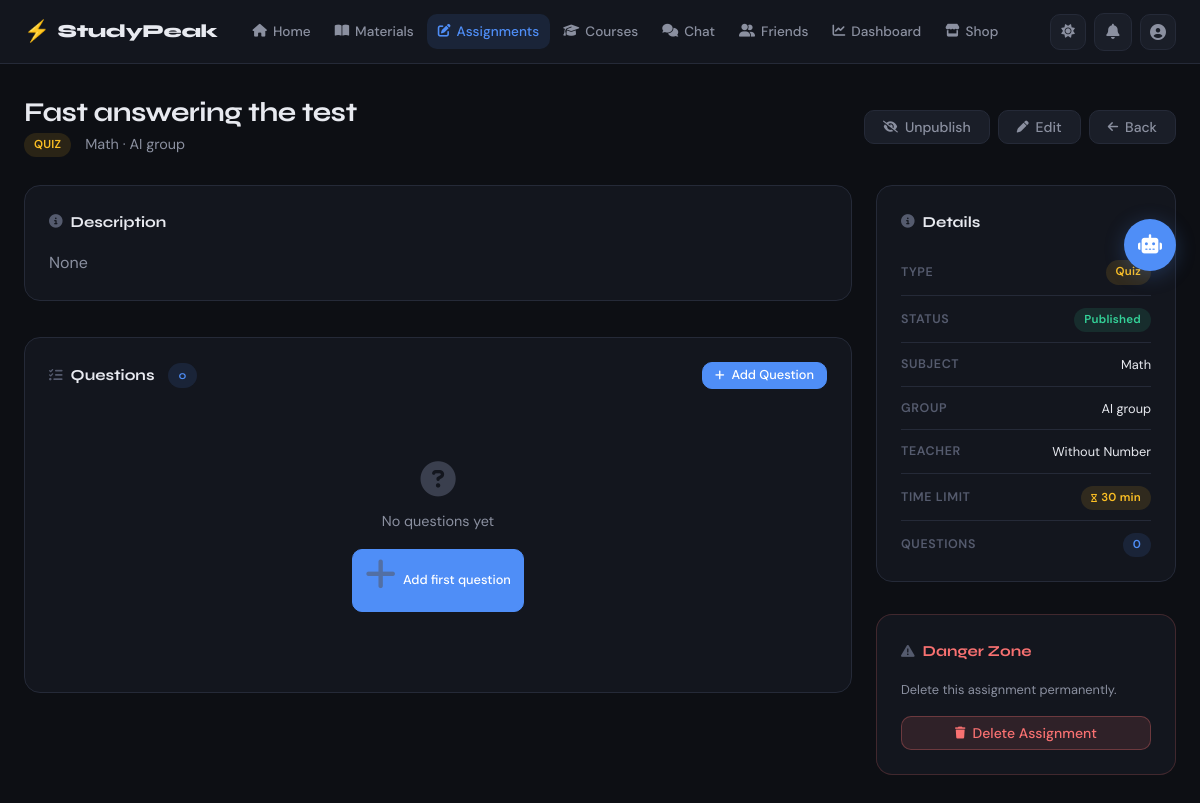
Screenshot of /assignments/1/ (signed in) with the database file from the repository.
### assignments/models.py (models this page shows, shortened)
class Assignment(models.Model):
    HOMEWORK = 'homework'
    TEST = 'test'
    QUIZ = 'quiz'
    TYPE_CHOICES = [
        (HOMEWORK, 'Homework'),
        (TEST, 'Test'),
        (QUIZ, 'Quiz'),
    ]
    title = models.CharField(max_length=200)
    description = models.TextField(null=True, blank=True)
    teacher = models.ForeignKey(UserModel, on_delete=models.CASCADE, related_name='assignments')
    subject = models.ForeignKey('materials.Subject', on_delete=models.CASCADE, related_name='assignments')
    group = models.ForeignKey('chat.Group', on_delete=models.CASCADE, related_name='assignments')
    type = models.CharField(max_length=10, choices=TYPE_CHOICES, default=HOMEWORK)
    deadline = models.DateTimeField(null=True, blank=True)
    time_limit = models.PositiveIntegerField(null=True, blank=True, help_text='Quiz time limit in minutes')
    is_published = models.BooleanField(default=False)
    created_at = models.DateTimeField(auto_now_add=True)

### materials/models.py (models this page shows, shortened)
class Subject(models.Model):
    title = models.CharField(max_length=200)
    description = models.TextField(null=True, blank=True)
    teacher = models.ForeignKey(UserModel, on_delete=models.CASCADE, related_name='subjects')
    group = models.ForeignKey('chat.Group', on_delete=models.SET_NULL, null=True, blank=True, related_name='subjects')
    cover = models.ImageField(upload_to='subject_covers/', null=True, blank=True)
    is_active = models.BooleanField(default=True)
    created_at = models.DateTimeField(auto_now_add=True)

### chat/models.py (models this page shows, shortened)
class Group(models.Model):
    name = models.CharField(max_length=100)
    description = models.TextField(null=True, blank=True)
    avatar = models.ImageField(upload_to='group_avatars/', null=True, blank=True)
    owner = models.ForeignKey(UserModel, on_delete=models.CASCADE, related_name='owned_groups')
    members = models.ManyToManyField(UserModel, through='GroupMember', related_name='chat_groups')
    is_study_group = models.BooleanField(default=False)
    created_at = models.DateTimeField(auto_now_add=True)

### accounts/models.py (models this page shows, shortened)
class UserModel(AbstractUser):
    STUDENT = 'student'
    TEACHER = 'teacher'
    ADMIN = 'admin'
    ROLE_CHOICES = [
        (STUDENT, 'Student'),
        (TEACHER, 'Teacher'),
        (ADMIN, 'Admin'),
    ]
    email = models.EmailField(unique=True)
    role = models.CharField(max_length=10, choices=ROLE_CHOICES, default=STUDENT)
    is_verified = models.BooleanField(default=False)
    otp_code = models.CharField(max_length=6, null=True, blank=True)
    otp_created_at = models.DateTimeField(null=True, blank=True)
    reset_token = models.CharField(max_length=100, null=True, blank=True)
    deleted_at = models.DateTimeField(null=True, blank=True)
    REQUIRED_FIELDS = ['email', 'role']
    @property
    def is_student(self):
        return self.role == self.STUDENT
    @property
    def is_teacher(self):
        return self.role == self.TEACHER
    @property
    def is_admin_role(self):
        return self.role == self.ADMIN

### assignments/views.py (the view)
# urls.py: path('<int:assignment_id>/', AssignmentDetailView.as_view(), name='assignment_detail'),
class AssignmentDetailView(AssignmentAccessMixin, View):
    def get(self, request, assignment_id):
        user = get_current_user(request)
        assignment = get_object_or_404(Assignment, id=assignment_id)
        questions = assignment.questions.prefetch_related('choices').all()
        submission = None
        if user.is_student:
            submission = AssignmentSubmission.objects.filter(student=user, assignment=assignment).first()
        submissions = None
        if user.is_teacher or user.is_admin_role:
            submissions = assignment.submissions.select_related('student').all()
        return render(request, 'assignments/assignment_detail.html', {
            'assignment': assignment,
            'questions': questions,
            'submission': submission,
            'submissions': submissions,
        })

### templates/assignments/assignment_detail.html (shortened to what this page needs)
{% extends 'base.html' %}
{% load static %}
{% block nav_assignments %}active{% endblock %}
{% block extra_css %}
<link rel="stylesheet" href="{% static 'css/assignments.css' %}">
{% endblock %}
{% block content %}
<div class="container">
    <div class="page-header">
        <div>
            <h1 class="page-title">{{ assignment.title }}</h1>
            <p class="page-subtitle">
                <span class="badge
                    {% if assignment.type == 'quiz' %}badge-yellow
                    {% elif assignment.type == 'test' %}badge-blue
                    {% else %}badge-gray{% endif %}">
                    {{ assignment.get_type_display|upper }}
                </span>
                <span class="text-muted" style="margin-left:8px">
                    {{ assignment.subject.title }} · {{ assignment.group.name }}
                </span>
            </p>
        </div>
        <div class="flex gap-8">
            {% if user.is_teacher and assignment.teacher == user or user.is_admin_role %}
            <form method="post" action="{% url 'assignment_publish' assignment.id %}">
                <button class="btn {% if assignment.is_published %}btn-secondary{% else %}btn-success{% endif %}">
                    {% if assignment.is_published %}
                    <i class="fa-solid fa-eye-slash"></i> Unpublish
                    {% else %}
                    <i class="fa-solid fa-paper-plane"></i> Publish
                    {% endif %}
                </button>
            </form>
            <a href="{% url 'assignment_update' assignment.id %}" class="btn btn-secondary">
                <i class="fa-solid fa-pen"></i> Edit
            </a>
            {% endif %}
            <a href="{% url 'assignment_list' %}" class="btn btn-secondary">
                <i class="fa-solid fa-arrow-left"></i> Back
            </a>
        </div>
    </div>
    <div class="assignment-detail-grid">
        <div class="assignment-detail-main">
            {% if assignment.description %}
            <div class="card mb-16">
                <div class="card-title">
                    <i class="fa-solid fa-circle-info"></i> Description
                </div>
                <p class="text-muted">{{ assignment.description }}</p>
            </div>
            {% endif %}
            <div class="card mb-16">
                <div class="flex-between mb-16">
                    <div class="card-title" style="margin-bottom:0">
                        <i class="fa-solid fa-list-check"></i>
                        Questions
                        <span class="badge badge-blue" style="margin-left:6px">{{ questions|length }}</span>
                    </div>
                    {% if user.is_teacher and assignment.teacher == user or user.is_admin_role %}
                    <a href="{% url 'question_create' assignment.id %}" class="btn btn-primary btn-sm">
                        <i class="fa-solid fa-plus"></i> Add Question
                    </a>
                    {% endif %}
                </div>
                {% if questions %}
                <div class="question-list">
                    {% for question in questions %}
                    <div class="question-item">
                        <div class="question-item-left">
                            <div class="question-num">{{ forloop.counter }}</div>
                            <div class="question-info">
                                <p class="question-text">{{ question.text|truncatechars:100 }}</p>
                                <div class="flex gap-8 mt-8">
                                    <span class="badge badge-gray text-sm">
                                        {{ question.get_type_display }}
                                    </span>
                                    <span class="badge badge-blue text-sm">
                                        {{ question.score }} pts
                                    </span>
                                    {% if question.type == 'mcq' or question.type == 'true_false' %}
                                    <span class="badge badge-gray text-sm">
                                        {{ question.choices.count }} choices
                                    </span>
                                    {% endif %}
                                </div>
                            </div>
                        </div>
                        {% if user.is_teacher and assignment.teacher == user or user.is_admin_role %}
                        <div class="question-actions flex gap-8">
                            <a href="{% url 'question_detail' assignment.id question.id %}" class="btn btn-secondary btn-sm">
                                <i class="fa-solid fa-eye"></i>
                            </a>
                            <a href="{% url 'question_update' assignment.id question.id %}" class="btn btn-secondary btn-sm">
                                <i class="fa-solid fa-pen"></i>
                            </a>
                            <form method="post" action="{% url 'question_delete' assignment.id question.id %}">
                                {% csrf_token %}
                                <button
                                    class="btn btn-danger btn-sm"
                                    onclick="return confirm('Delete this question?')"
                                >
                                    <i class="fa-solid fa-trash"></i>
                                </button>
                            </form>
                        </div>
                        {% endif %}
                    </div>
                    {% endfor %}
                </div>
                {% else %}
                <div class="empty-state">
                    <i class="fa-solid fa-circle-question"></i>
                    <p>No questions yet</p>
                    {% if user.is_teacher and assignment.teacher == user or user.is_admin_role %}
                    <a href="{% url 'question_create' assignment.id %}" class="btn btn-primary btn-sm">
                        <i class="fa-solid fa-plus"></i> Add first question
                    </a>
                    {% endif %}
                </div>
                {% endif %}
            </div>
        </div>
        <div class="assignment-detail-side">
            <div class="card mb-16">
                <div class="card-title">
                    <i class="fa-solid fa-circle-info"></i> Details
                </div>
                <div class="assignment-detail-list">
                    <div class="assignment-detail-item">
                        <span class="assignment-detail-label">Type</span>
                        <span class="badge
                            {% if assignment.type == 'quiz' %}badge-yellow
                            {% elif assignment.type == 'test' %}badge-blue
                            {% else %}badge-gray{% endif %}">
                            {{ assignment.get_type_display }}
                        </span>
                    </div>
                    <div class="assignment-detail-item">
                        <span class="assignment-detail-label">Status</span>
                        {% if assignment.is_published %}
                        <span class="badge badge-green">Published</span>
                        {% else %}
                        <span class="badge badge-gray">Draft</span>
                        {% endif %}
                    </div>
                    <div class="assignment-detail-item">
                        <span class="assignment-detail-label">Subject</span>
                        <span class="text-sm">{{ assignment.subject.title }}</span>
                    </div>
                    <div class="assignment-detail-item">
                        <span class="assignment-detail-label">Group</span>
                        <span class="text-sm">{{ assignment.group.name }}</span>
                    </div>
                    <div class="assignment-detail-item">
                        <span class="assignment-detail-label">Teacher</span>
                        <span class="text-sm">{{ assignment.teacher.username }}</span>
                    </div>
                    {% if assignment.time_limit %}
                    <div class="assignment-detail-item">
                        <span class="assignment-detail-label">Time Limit</span>
                        <span class="badge badge-yellow">
                            <i class="fa-solid fa-hourglass"></i>
                            {{ assignment.time_limit }} min
                        </span>
                    </div>
                    {% endif %}
                    <div class="assignment-detail-item">
                        <span class="assignment-detail-label">Questions</span>
                        <span class="badge badge-blue">{{ questions|length }}</span>
                    </div>
                </div>
            </div>
            {% if user.is_teacher and assignment.teacher == user or user.is_admin_role %}
            <div class="card danger-zone">
                <div class="card-title text-danger">
                    <i class="fa-solid fa-triangle-exclamation"></i> Danger Zone
                </div>
                <p class="text-sm text-muted mb-16">Delete this assignment permanently.</p>
                <form method="post" action="{% url 'assignment_delete' assignment.id %}">
                    <button
                        class="btn btn-danger btn-block"
                        onclick="return confirm('Delete {{ assignment.title }}? This cannot be undone.')"
                    >
                        <i class="fa-solid fa-trash"></i> Delete Assignment
                    </button>
                </form>
            </div>
            {% endif %}
        </div>
    </div>
</div>
{% endblock %}

### rows the page displays
Assignment: title "Fast answering the test", type "QUIZ", subject "Math", group.name "AI group", description "None", type "Quiz", teacher.username "Without Number", time_limit "30"

### other values shown
{{ questions|length }} "0"
